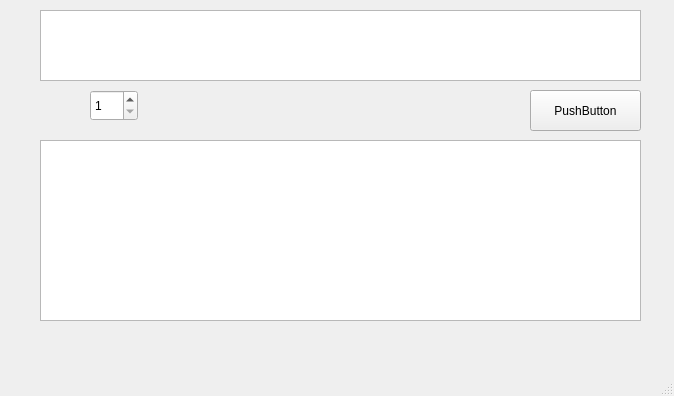
<?xml version="1.0" encoding="UTF-8"?>
<ui version="4.0">
 <class>MainWindow</class>
 <widget class="QMainWindow" name="MainWindow">
  <property name="geometry">
   <rect>
    <x>0</x>
    <y>0</y>
    <width>674</width>
    <height>396</height>
   </rect>
  </property>
  <property name="windowTitle">
   <string>MainWindow</string>
  </property>
  <widget class="QWidget" name="centralwidget">
   <widget class="QPushButton" name="getAllStrem">
    <property name="geometry">
     <rect>
      <x>530</x>
      <y>90</y>
      <width>111</width>
      <height>41</height>
     </rect>
    </property>
    <property name="text">
     <string>PushButton</string>
    </property>
   </widget>
   <widget class="QListWidget" name="streamListWidget">
    <property name="geometry">
     <rect>
      <x>40</x>
      <y>140</y>
      <width>601</width>
      <height>181</height>
     </rect>
    </property>
   </widget>
   <widget class="QTextEdit" name="textEdit">
    <property name="geometry">
     <rect>
      <x>40</x>
      <y>10</y>
      <width>601</width>
      <height>71</height>
     </rect>
    </property>
   </widget>
   <widget class="QSpinBox" name="input1">
    <property name="geometry">
     <rect>
      <x>90</x>
      <y>90</y>
      <width>48</width>
      <height>31</height>
     </rect>
    </property>
    <property name="minimum">
     <number>1</number>
    </property>
   </widget>
   <widget class="QWidget" name="gridLayoutWidget">
    <property name="geometry">
     <rect>
      <x>150</x>
      <y>90</y>
      <width>371</width>
      <height>211</height>
     </rect>
    </property>
    <layout class="QGridLayout" name="grid"/>
   </widget>
  </widget>
  <widget class="QMenuBar" name="menubar">
   <property name="geometry">
    <rect>
     <x>0</x>
     <y>0</y>
     <width>674</width>
     <height>25</height>
    </rect>
   </property>
  </widget>
  <widget class="QStatusBar" name="statusbar"/>
 </widget>
 <resources/>
 <connections/>
</ui>
